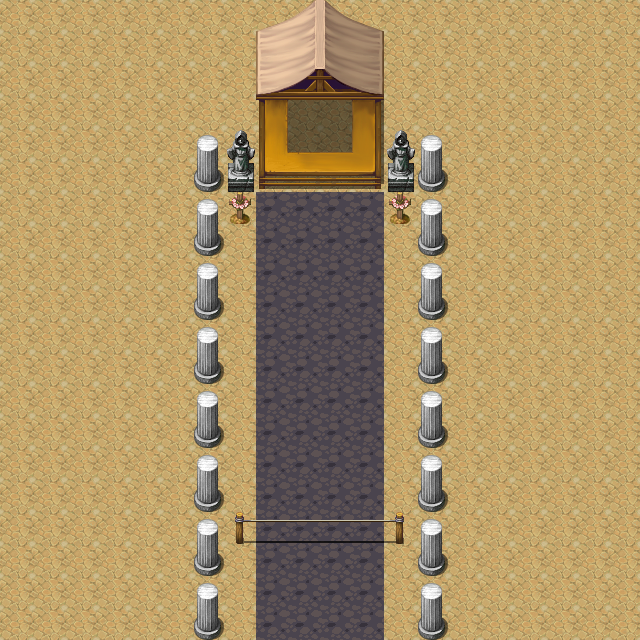

A level layout from a 2D game, rendered from its tile map. Below: a short description, then the map file with tile-grid data replaced by summaries:
An orthogonal 20x20 tile map with 32x32 px tiles, 4 tile layers (Iteracciones, Suelo, Walls, Objetos), 4 tilesets.

<map version="1.2" tiledversion="1.2.3" orientation="orthogonal" renderorder="right-down" width="20" height="20" tilewidth="32" tileheight="32" infinite="0" nextlayerid="5" nextobjectid="1">
 <tileset firstgid="1" source="Prueba.tsx" />
 <tileset firstgid="257" source="Laberinth1.tsx" />
 <tileset firstgid="449" source="terreno.tsx" />
 <tileset firstgid="1473" source="General.tsx" />
 <layer id="4" name="Iteracciones" width="20" height="20">
  <data>[400 cells, 2 non-empty, 1 distinct tile ids]</data>
 </layer>
 <layer id="3" name="Suelo" width="20" height="20">
  <data>[400 cells, 400 non-empty, 2 distinct tile ids]</data>
 </layer>
 <layer id="2" name="Walls" width="20" height="20">
  <data>[400 cells, 118 non-empty, 6 distinct tile ids]</data>
 </layer>
 <layer id="1" name="Objetos" width="20" height="20">
  <data>[400 cells, 86 non-empty, 29 distinct tile ids]</data>
 </layer>
</map>
